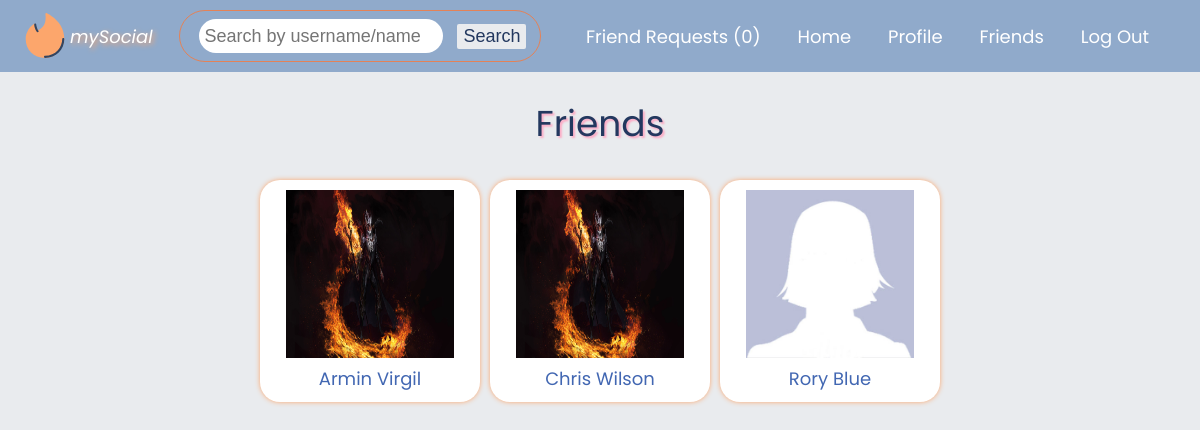
The app's page /friends.php (signed in) with its own data.
### tables this page shows
CREATE TABLE `users` (
  `user_id` int(11) NOT NULL AUTO_INCREMENT,
  `user_name` varchar(20) NOT NULL,
  `user_username` varchar(20) DEFAULT NULL,
  `user_email` varchar(255) NOT NULL,
  `user_password` varchar(255) NOT NULL,
  `user_gender` char(1) NOT NULL,
  `user_birthdate` date NOT NULL,
  `user_about` text DEFAULT NULL,
  PRIMARY KEY (`user_id`)
);

### friends.php (the view, shortened to what this page needs)
<?php
    $conn = connect();
    ?>
    <!DOCTYPE html>
    <html>
    <head>
        <link rel="stylesheet" type="text/css" href="resources/main.css">
    </head>
    <body>
        <?php include 'includes/navbar.php'; ?>
        <div class="container">
            <h1 class="login-signup-header">Friends</h1>
            <?php
                echo '<center>';
                $sql = "SELECT users.user_id, users.user_name, users.user_gender
                        FROM users
                        JOIN (
                            SELECT friendship.user1_id AS user_id
                            FROM friendship
                            WHERE friendship.user2_id = {$_SESSION['user_id']} AND friendship.friendship_status = 1
                            UNION
                            SELECT friendship.user2_id AS user_id
                            FROM friendship
                            WHERE friendship.user1_id = {$_SESSION['user_id']} AND friendship.friendship_status = 1
                        ) userfriends
                        ON userfriends.user_id = users.user_id";
                $query = mysqli_query($conn, $sql);
                $width = '168px';
                $height = '168px';
                if($query){
                    if(mysqli_num_rows($query) == 0){
                        echo '<div class="post">';
                        echo 'You don\'t yet have any friends.';
                        echo '</div>';
                    } else {
                        while($row = mysqli_fetch_assoc($query)){
                        echo '<div class="frame">';
                        echo '<center>';
                        include 'includes/profile_picture.php';
                        echo '<br>';
                        echo '<a href="profile.php?id=' . $row['user_id'] . '">' . $row['user_name'] . '</a>';
                        echo '</center>';
                        echo '</div>';
                        }
                    }
                }
                echo '</center>';
            ?>
        </div>
    </body>
    </html>

### includes/profile_picture.php
<?php
    $target = glob("data/images/profiles/" . $row['user_id'] . ".*");
    if($target) {
        echo '<img src="' . $target[0] . '" width="' . $width . '" height="' . $height .'">';
    } else {
        if($row['user_gender'] == 'M') {
            echo '<img src="data/images/profiles/M.jpg" width="' . $width . '" height="' . $height .'">';
        } else if ($row['user_gender'] == 'F') {
            echo '<img src="data/images/profiles/F.jpg" width="' . $width . '" height="' . $height .'">';
        }
    }

### resources/main.css (style rules this page uses)
body { color: #4b5563; margin: 0; font-family: Poppins, Arial, Verdana; font-size: 18px; background-color: #e9ebee; }
.container { width: 1100px; color: #4b5563; margin: 0px auto; }
.login-signup-header { text-shadow: 2px 2px 2px #fcacc6; }
h1 { color: #23385f; font-weight: normal; text-align: center; }
.frame { width: 200px; display: inline-block; box-shadow: 0 0 5px #fca66c; background-color: white; padding: 10px; margin: 5px; border-radius: 20px; }

### friends.php (style rules this page uses)
.frame a { text-decoration: none; color: #4267b2; }

### records on screen
users: user_name "Armin Virgil"
users: user_name "Chris Wilson"
users: user_name "Rory Blue"

### other values on screen
$row['count'] "0"
